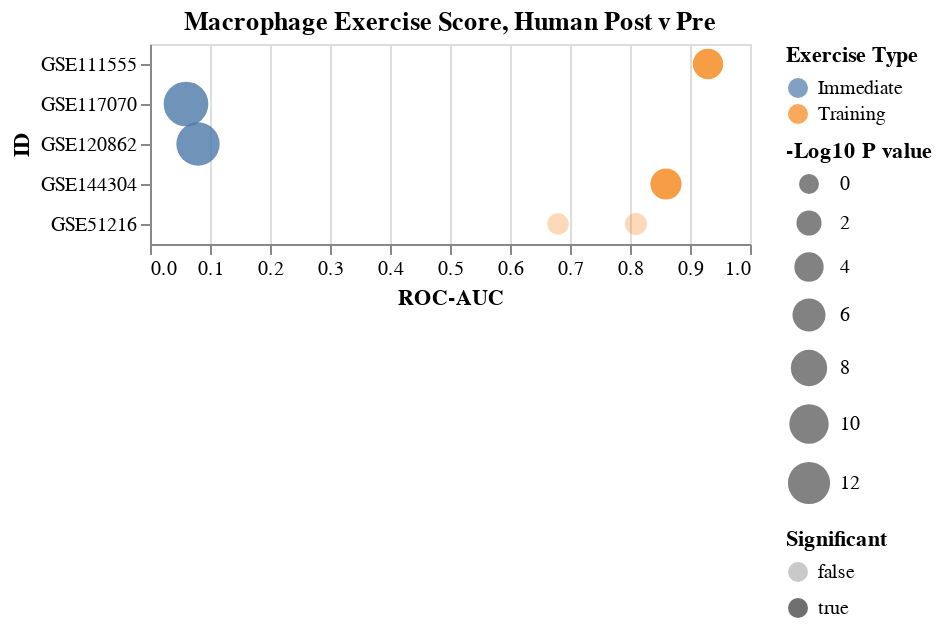

Notebook code cell kept with this figure:
### Markdown cell above
## Figure 4 C

### Code cell
humanLst=['GSE111555','GSE117070','GSE120862','GSE144304','GSE51216']
saveName='./Files/Figs/MacrophageExerciseDotPlot_Human_log10Pval.svg'
title='Human'
save=True
dfIn=df.loc[humanLst]

chart=makeDotPlot(dfIn,saveName=saveName,title=title,rev=False,save=save)
chart

### Figure 1 — Vega-Lite specification as saved in the notebook (floating-point values rounded to 4 significant figures)
{"config": {"view": {"continuousWidth": 300, "continuousHeight": 300}}, "data": {"name": "data-4e25ebc90c541f8f7df43fb06ca25839"}, "mark": {"type": "circle"}, "encoding": {"color": {"field": "Exercise Type", "type": "nominal"}, "opacity": {"field": "Significant", "type": "nominal"}, "size": {"field": "-Log10 P value", "scale": {"range": [100, 500], "reverse": false}, "type": "quantitative"}, "x": {"field": "ROC-AUC", "scale": {"domain": [0, 1]}, "type": "quantitative"}, "y": {"field": "ID", "type": "nominal"}}, "title": "Macrophage Exercise Score, Human Post v Pre", "$schema": "https://vega.github.io/schema/vega-lite/v5.8.0.json", "datasets": {"data-4e25ebc90c541f8f7df43fb06ca25839": [{"ID": "GSE111555", "ROC-AUC": 0.93, "Pval": 2.96e-05, "Exercise Type": "Training", "-Log10 P value": 4.529, "Significant": true}, {"ID": "GSE117070", "ROC-AUC": 0.06, "Pval": 1.34e-14, "Exercise Type": "Immediate", "-Log10 P value": 13.87, "Significant": true}, {"ID": "GSE120862", "ROC-AUC": 0.08, "Pval": 1.51e-13, "Exercise Type": "Immediate", "-Log10 P value": 12.82, "Significant": true}, {"ID": "GSE144304", "ROC-AUC": 0.86, "Pval": 1.19e-05, "Exercise Type": "Training", "-Log10 P value": 4.924, "Significant": true}, {"ID": "GSE51216", "ROC-AUC": 0.68, "Pval": 0.302, "Exercise Type": "Training", "-Log10 P value": 0.52, "Significant": false}, {"ID": "GSE51216", "ROC-AUC": 0.81, "Pval": 0.191, "Exercise Type": "Training", "-Log10 P value": 0.719, "Significant": false}]}}
